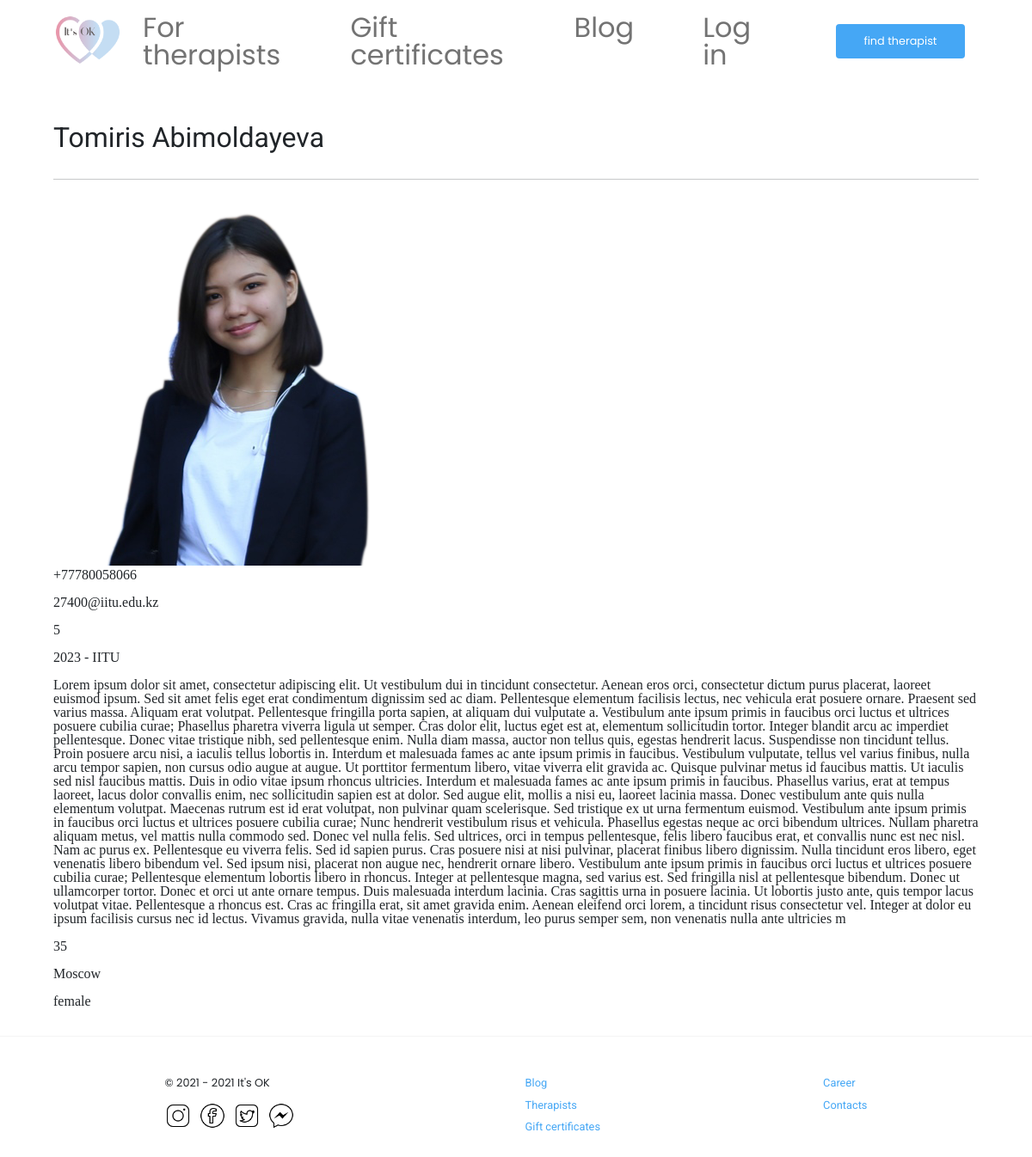
The page /therapists/1 on the database its author committed.
### therapists_list/models.py (models this page shows, shortened)
class Therapists(models.Model):
    firstname = models.CharField('firstname', max_length=255)
    lastname = models.CharField('lastname', max_length=255)
    phone = models.CharField('phone', max_length=255)
    email = models.CharField('email', max_length=255)
    experience = models.IntegerField('experience')
    degree = models.CharField('education', max_length=255)
    about = models.TextField('about')
    age = models.IntegerField('age')
    city = models.CharField('city', max_length=255)
    sex = models.CharField('sex', max_length=6)
    photo = models.ImageField('photo', upload_to='therapists_photo/')
    class Meta:
        verbose_name = 'Therapist'
        verbose_name_plural = 'Therapists'

### therapists_list/views.py (the view)
# urls.py: path('<int:pk>', views.TherapistsDetailView.as_view(), name='therapists_detail'),
class TherapistsDetailView(DetailView):
    model = Therapists
    template_name = 'therapists_list/details_view.html'
    context_object_name = 'therapist'

### therapists_list/templates/therapists_list/details_view.html (shortened to what this page needs)
{% extends 'main/layout.html' %}
{% block content %}
    <div class="container">
            <p class="page-title mt-5 " style="font-size: 2rem; font-family: 'Roboto', sans-serif;">{{therapist.firstname}} {{therapist.lastname}}</p>
        <br>
        <hr>
        <img src="{{therapist.photo.url}}" alt="">
             <p>{{therapist.phone}}</p><br>
             <p>{{therapist.email}}</p><br>
             <p>{{therapist.experience}}</p><br>
             <p>{{therapist.degree}}</p><br>
             <p>{{therapist.about}}</p><br>
             <p>{{therapist.age}}</p><br>
             <p>{{therapist.city}}</p><br>
             <p>{{therapist.sex}}</p><br>
    </div>
{% endblock %}

### main/static/main/css/style.css (style rules this page uses)
.container { max-width: 1100px; margin: 0 auto; }

### rows shown on the page
Therapists: firstname "Tomiris", lastname "Abimoldayeva", photo (picture), phone "+77780058066", email "27400@iitu.edu.kz", experience "5", degree "2023 - IITU", about "Lorem ipsum dolor sit amet, consectetur adipiscing elit. Ut vestibulum dui in tincidunt consectetur. Aenean eros orci, consectetur dictum purus placerat, laoreet euismod ipsum. Sed sit amet felis eget erat condimentum dignissim sed ac diam. Pellentesque elementum facilisis lectus, nec vehicula erat posuere ornare. Praesent sed varius massa. Aliquam erat volutpat. Pellentesque fringilla porta sapien, at aliquam dui vulputate a. Vestibulum ante ipsum primis in faucibus orci luctus et ultrices posuere cubilia curae; Phasellus pharetra viverra ligula ut semper. Cras dolor elit, luctus eget est at, elementum sollicitudin tortor. Integer blandit arcu ac imperdiet pellentesque. Donec vitae…", age "35", city "Moscow", sex "female"
